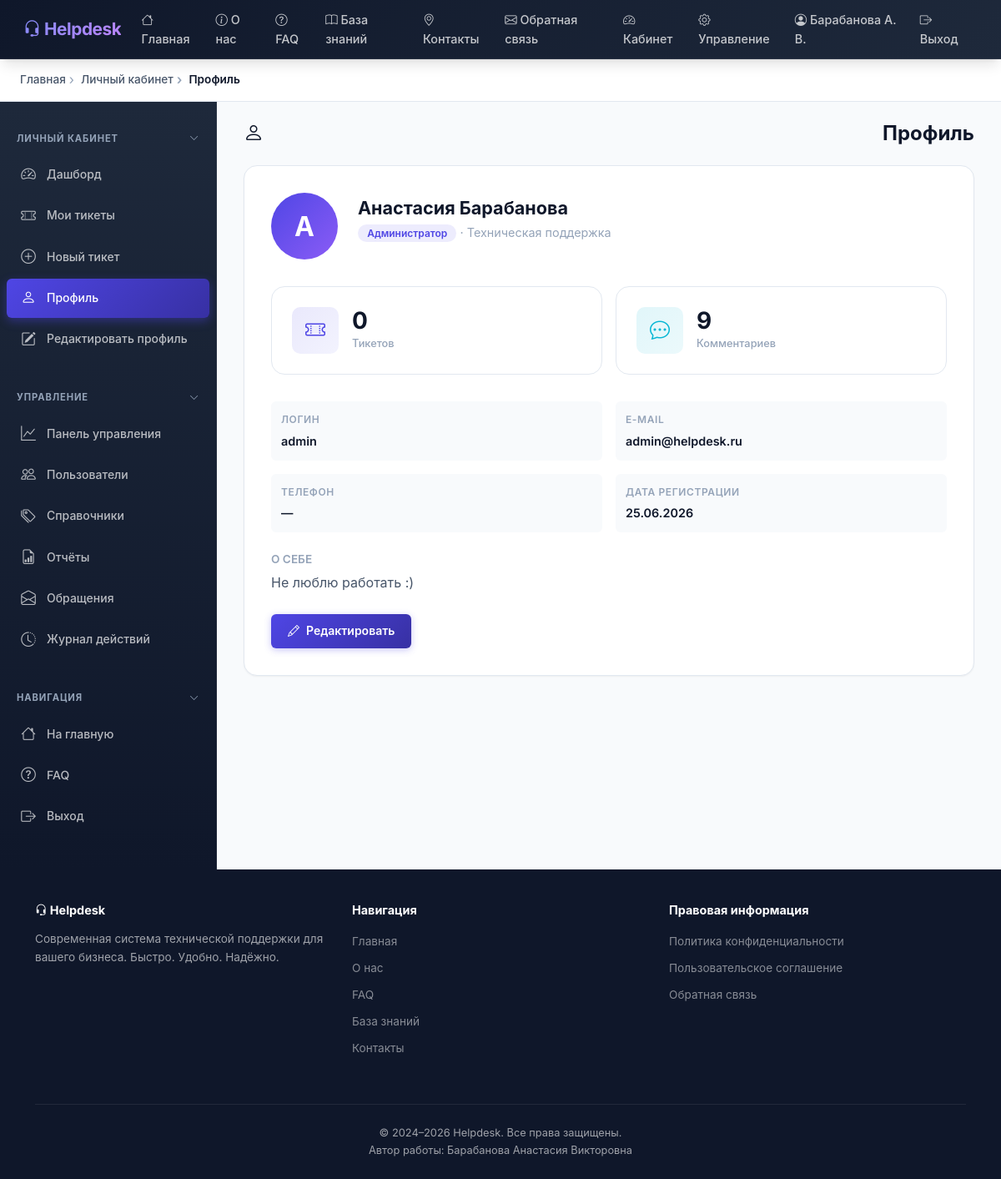
Page /profile/ (signed in) on the committed database.
### helpdesk/models.py (models this page shows, shortened)
class User(AbstractUser):
    class Role(models.TextChoices):
        CLIENT = 'CLIENT', 'Клиент'
        SUPPORT = 'SUPPORT', 'Саппорт'
        ADMIN = 'ADMIN', 'Администратор'
    role = models.CharField(
        max_length=10,
        choices=Role.choices,
        default=Role.CLIENT,
        verbose_name='Роль',
        help_text='Роль определяет уровень доступа пользователя в системе.',
    )
    patronymic = models.CharField(
        max_length=150,
        blank=True,
        default='',
        verbose_name='Отчество',
    )
    phone = models.CharField(
        max_length=20,
        blank=True,
        default='',
        verbose_name='Телефон',
        help_text='Контактный номер телефона.',
    )
    department = models.ForeignKey(
        Department,
        on_delete=models.SET_NULL,
        null=True,
        blank=True,
        related_name='employees',
        verbose_name='Отдел',
        help_text='Отдел, к которому прикреплён сотрудник.',
    )
    avatar = models.ImageField(
        upload_to='avatars/%Y/%m/',
        blank=True,
        null=True,
        verbose_name='Аватар',
        help_text='Фотография профиля пользователя.',
    )
    bio = models.TextField(
        blank=True,
        default='',
        verbose_name='О себе',
        help_text='Краткая информация о пользователе.',
    )
    class Meta:
        verbose_name = 'Пользователь'
        verbose_name_plural = 'Пользователи'
        ordering = ['last_name', 'first_name']
    @property
    def short_name(self) -> str:
        parts = [self.last_name]
        if self.first_name:
            parts.append(f'{self.first_name[0]}.')
        if self.patronymic:
            parts.append(f'{self.patronymic[0]}.')
        return ' '.join(parts).strip() or self.username
    @property
    def is_client(self) -> bool:
        return self.role == self.Role.CLIENT

class Department(models.Model):
    name = models.CharField(
        max_length=150,
        unique=True,
        verbose_name='Название отдела',
        help_text='Полное название отдела или подразделения.',
    )
    description = models.TextField(
        blank=True,
        default='',
        verbose_name='Описание',
        help_text='Краткое описание задач и зоны ответственности отдела.',
    )
    email = models.EmailField(
        blank=True,
        default='',
        verbose_name='Контактный e-mail',
        help_text='Общий почтовый адрес отдела.',
    )
    is_active = models.BooleanField(
        default=True,
        verbose_name='Активен',
        help_text='Снимите флаг, чтобы скрыть отдел из выбора.',
    )
    created_at = models.DateTimeField(
        auto_now_add=True,
        verbose_name='Дата создания',
    )
    class Meta:
        verbose_name = 'Отдел'
        verbose_name_plural = 'Отделы'
        ordering = ['name']

### helpdesk/views.py (the view)
# urls.py: path('profile/', views.profile_view, name='profile'),
@login_required
def profile_view(request):
    user = request.user
    tickets_count = Ticket.objects.filter(author=user).count()
    comments_count = Comment.objects.filter(author=user).count()
    context = {
        'profile_user': user,
        'tickets_count': tickets_count,
        'comments_count': comments_count,
        'breadcrumbs': [
            ('Главная', '/'),
            ('Личный кабинет', '/dashboard/'),
            ('Профиль', None),
        ],
    }
    return render(request, 'private/profile.html', context)

### helpdesk/templatetags/helpdesk_tags.py (called while the page is built)
@register.filter(name='role_display')
def role_display(role_value):
    roles = {
        'CLIENT': 'Клиент',
        'SUPPORT': 'Саппорт',
        'ADMIN': 'Администратор',
    }
    return roles.get(role_value, role_value)

@register.simple_tag
def active_link(request, url_name, *args):
    from django.urls import reverse
    try:
        url = reverse(url_name, args=args)
        if request.path == url:
            return 'active'
    except Exception:
        pass
    return ''

### templates/private/profile.html (shortened to what this page needs)
{% extends 'base.html' %}
{% load helpdesk_tags %}
{% block content %}
<div class="layout-wrapper">
    {% include 'includes/sidebar.html' %}
    <div class="main-content fade-in">
        <h1 class="page-title"><i class="bi bi-person"></i> Профиль</h1>
        <div class="card-helpdesk mb-3">
            <div class="card-body" style="padding: 2rem;">
                <div class="profile-header">
                    <div class="profile-avatar-large">
                        {{ profile_user.first_name|first|default:"?" }}
                    </div>
                    <div class="profile-info">
                        <h2>{{ profile_user.get_full_name|default:profile_user.username }}</h2>
                        <p>
                            <span class="badge-status" style="background: rgba(79,70,229,0.1); color: var(--primary);">
                                {{ profile_user.role|role_display }}
                            </span>
                            {% if profile_user.department %}
                            · {{ profile_user.department.name }}
                            {% endif %}
                        </p>
                    </div>
                </div>
                <div class="profile-stats">
                    <div class="stat-card">
                        <div class="stat-icon primary"><i class="bi bi-ticket-perforated"></i></div>
                        <div class="stat-content">
                            <h3>{{ tickets_count }}</h3>
                            <p>Тикетов</p>
                        </div>
                    </div>
                    <div class="stat-card">
                        <div class="stat-icon info"><i class="bi bi-chat-dots"></i></div>
                        <div class="stat-content">
                            <h3>{{ comments_count }}</h3>
                            <p>Комментариев</p>
                        </div>
                    </div>
                </div>
                <div class="row g-3">
                    <div class="col-md-6">
                        <div class="ticket-info-item">
                            <div class="label">Логин</div>
                            <div class="value">{{ profile_user.username }}</div>
                        </div>
                    </div>
                    <div class="col-md-6">
                        <div class="ticket-info-item">
                            <div class="label">E-mail</div>
                            <div class="value">{{ profile_user.email|default:"—" }}</div>
                        </div>
                    </div>
                    <div class="col-md-6">
                        <div class="ticket-info-item">
                            <div class="label">Телефон</div>
                            <div class="value">{{ profile_user.phone|default:"—" }}</div>
                        </div>
                    </div>
                    <div class="col-md-6">
                        <div class="ticket-info-item">
                            <div class="label">Дата регистрации</div>
                            <div class="value">{{ profile_user.date_joined|date:"d.m.Y" }}</div>
                        </div>
                    </div>
                </div>
                {% if profile_user.bio %}
                <div class="mt-3">
                    <h3 style="font-size: 0.85rem; font-weight: 600; color: var(--text-muted); text-transform: uppercase;">О себе</h3>
                    <p style="color: var(--text-secondary);">{{ profile_user.bio }}</p>
                </div>
                {% endif %}
                <div class="mt-3">
                    <a href="{% url 'profile_edit' %}" class="btn-helpdesk btn-primary-helpdesk">
                        <i class="bi bi-pencil"></i> Редактировать
                    </a>
                </div>
            </div>
        </div>
    </div>
</div>
{% endblock %}

### templates/base.html (shortened to what this page needs)
{% load static %}
{% load helpdesk_tags %}
<!DOCTYPE html>
<html lang="ru">
<head>
    <link href="https://cdn.jsdelivr.net/npm/bootstrap@5.3.2/dist/css/bootstrap.min.css" rel="stylesheet">
    <link rel="stylesheet" href="https://cdn.jsdelivr.net/npm/bootstrap-icons@1.11.3/font/bootstrap-icons.min.css">
    <link rel="stylesheet" href="{% static 'css/style.css' %}">
</head>
<body>
    <nav class="navbar navbar-expand-lg navbar-helpdesk">
        <div class="container-fluid">
            <a class="navbar-brand" href="{% url 'home' %}">
                <i class="bi bi-headset"></i> Helpdesk
            </a>
            <div class="collapse navbar-collapse" id="navbarMain">
                <ul class="navbar-nav me-auto">
                    <li class="nav-item">
                        <a class="nav-link {% active_link request 'home' %}" href="{% url 'home' %}">
                            <i class="bi bi-house"></i> Главная
                        </a>
                    </li>
                    <li class="nav-item">
                        <a class="nav-link {% active_link request 'about' %}" href="{% url 'about' %}">
                            <i class="bi bi-info-circle"></i> О нас
                        </a>
                    </li>
                    <li class="nav-item">
                        <a class="nav-link {% active_link request 'faq' %}" href="{% url 'faq' %}">
                            <i class="bi bi-question-circle"></i> FAQ
                        </a>
                    </li>
                    <li class="nav-item">
                        <a class="nav-link {% active_link request 'knowledge_base' %}" href="{% url 'knowledge_base' %}">
                            <i class="bi bi-book"></i> База знаний
                        </a>
                    </li>
                    <li class="nav-item">
                        <a class="nav-link {% active_link request 'contacts' %}" href="{% url 'contacts' %}">
                            <i class="bi bi-geo-alt"></i> Контакты
                        </a>
                    </li>
                    <li class="nav-item">
                        <a class="nav-link {% active_link request 'feedback' %}" href="{% url 'feedback' %}">
                            <i class="bi bi-envelope"></i> Обратная связь
                        </a>
                    </li>
                </ul>
                <ul class="navbar-nav">
                    {% if user.is_authenticated %}
                        <li class="nav-item">
                            <a class="nav-link" href="{% url 'dashboard' %}">
                                <i class="bi bi-speedometer2"></i> Кабинет
                            </a>
                        </li>
                        {% if not user.is_client %}
                        <li class="nav-item">
                            <a class="nav-link" href="{% url 'admin_dashboard' %}">
                                <i class="bi bi-gear"></i> Управление
                            </a>
                        </li>
                        {% endif %}
                        <li class="nav-item">
                            <a class="nav-link" href="{% url 'profile' %}">
                                <i class="bi bi-person-circle"></i> {{ user.short_name }}
                            </a>
                        </li>
                        <li class="nav-item">
                            <a class="nav-link" href="{% url 'logout' %}">
                                <i class="bi bi-box-arrow-right"></i> Выход
                            </a>
                        </li>
                    {% endif %}
                </ul>
            </div>
        </div>
    </nav>
    {% if breadcrumbs %}
    <div class="breadcrumb-wrapper">
        <div class="container-fluid px-4">
            <ul class="breadcrumb-helpdesk">
                {% for label, url in breadcrumbs %}
                    <li>
                        {% if url %}
                            <a href="{{ url }}">{{ label }}</a>
                        {% else %}
                            {{ label }}
                        {% endif %}
                    </li>
                {% endfor %}
            </ul>
        </div>
    </div>
    {% endif %}
    {% block content %}{% endblock %}
    <footer class="footer-helpdesk">
        <div class="container">
            <div class="row">
                <div class="col-md-4 mb-3">
                    <h5><i class="bi bi-headset"></i> Helpdesk</h5>
                    <p style="font-size: 0.85rem;">
                        Современная система технической поддержки для вашего бизнеса.
                        Быстро. Удобно. Надёжно.
                    </p>
                </div>
                <div class="col-md-4 mb-3">
                    <h5>Навигация</h5>
                    <ul class="footer-links">
                        <li><a href="{% url 'home' %}">Главная</a></li>
                        <li><a href="{% url 'about' %}">О нас</a></li>
                        <li><a href="{% url 'faq' %}">FAQ</a></li>
                        <li><a href="{% url 'knowledge_base' %}">База знаний</a></li>
                        <li><a href="{% url 'contacts' %}">Контакты</a></li>
                    </ul>
                </div>
                <div class="col-md-4 mb-3">
                    <h5>Правовая информация</h5>
                    <ul class="footer-links">
                        <li><a href="{% url 'privacy_policy' %}">Политика конфиденциальности</a></li>
                        <li><a href="{% url 'terms' %}">Пользовательское соглашение</a></li>
                        <li><a href="{% url 'feedback' %}">Обратная связь</a></li>
                    </ul>
                </div>
            </div>
            <div class="footer-bottom">
                &copy; 2024–2026 Helpdesk. Все права защищены.<br>
                Автор работы: Барабанова Анастасия Викторовна
            </div>
        </div>
    </footer>
</body>
</html>

### rows in the picture
User: short_name "Барабанова А. В.", first_name|first "А", get_full_name "Анастасия Барабанова", role|role_display "Администратор", department.name "Техническая поддержка", username "admin", email "admin@helpdesk.ru", phone "—", date_joined "25.06.2026", bio "Не люблю работать :)"

### other values in the picture
{{ label }} "Главная" "Личный кабинет"
{{ label }} "Профиль"
{{ tickets_count }} "0"
{{ comments_count }} "9"
